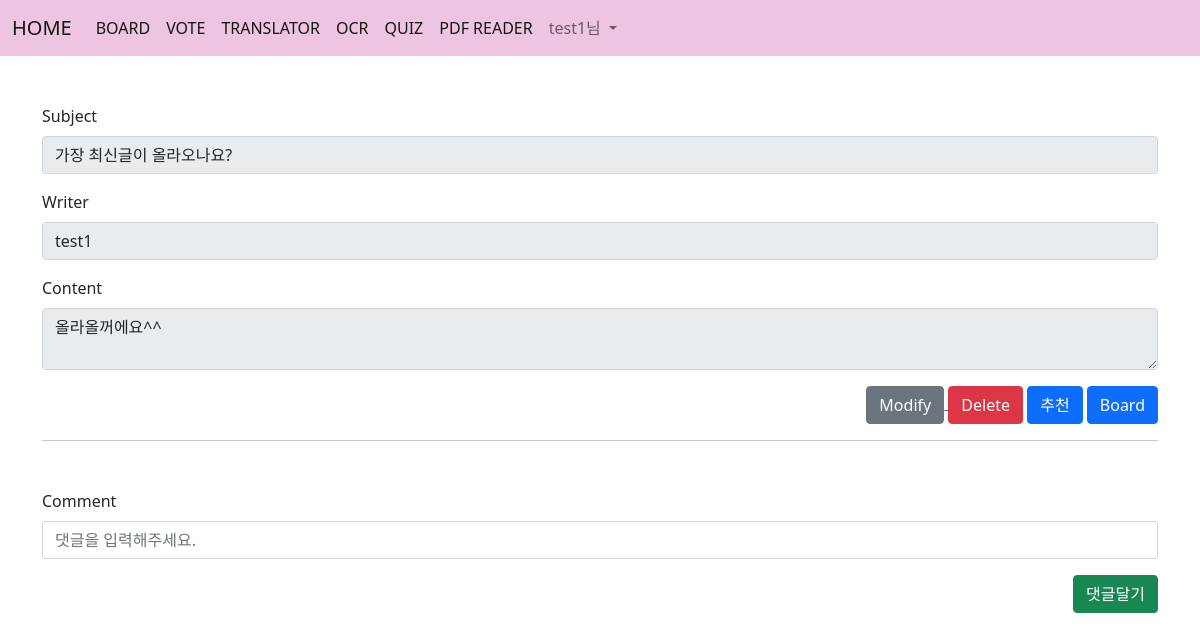
The page /board/detail/8 (signed in) on the database its author committed.
### acc/models.py (models this page shows)
class User(AbstractUser):
    userpic = models.ImageField(upload_to="usr/%y", blank=True) #블랭크가 마이그래이트 해도 오류없이 유저픽 나중에 넣게 해줌
    nickname = CharField(max_length=30, blank = True)
    comment = TextField(blank = True)
    point = IntegerField(default=0)
    pass #엡스트랙유저의 속성만 상속받아옴 다른일은 안일어남

### board/models.py (models this page shows, shortened)
class Board(models.Model):
    subject = CharField(max_length=50)
    writer = CharField(max_length=30)
    content = TextField()
    likey = IntegerField(default=0)
    up = ManyToManyField(User)  # 좋아요한 게시글 지운다고 유저 삭제 안됨 그러니 n:n
    c_time = models.DateTimeField()

### board/views.py (the view)
# urls.py: path('detail/<num>', views.detail, name="detail" ),
def detail(request, num):
    try:
        b = Board.objects.get(id=num)
        r = b.reply_set.all() #리플 다 갖고오겠따
        context = {
            'con': b,
            'rep': r,
        }
    except:
        return render(request, "error/notfound.html")
    return render(request, "board/detail.html", context)

### template/board/detail.html (shortened to what this page needs)
{% extends 'base.html' %}
{% block content %}
<div class="container mt-5">
    <div class="mb-3 mt-5">
        <label class="form-label">Subject</label>
        <input type="text" value="{{con.subject}}" disabled class="form-control" id="exampleInputEmail1" aria-describedby="emailHelp">
    </div>
    <div class="mb-3 ">
        <label class="form-label">Writer</label>
        <input type="text" value="{{con.writer}}" disabled class="form-control" id="exampleInputPassword1">
    </div>
    <div class="mb-3 ">
        <label class="form-label">Content</label>
        <textarea disabled class="form-control" disabled>{{con.content}}</textarea>
    </div>
    <div class="text-end">
        {% if request.user.username == con.writer %}
        <a href="{% url 'board:update' con.id %}">
        <button type="button" class="btn btn-secondary">Modify</button>
        </a>
        <button type="button" class="btn btn-danger" data-bs-toggle="modal" data-bs-target="#exampleModal">
            Delete
        </button>
        {%endif%}
        {% if user in con.up.all %}
        <a href="{% url 'board:cancel' con.id %}" class="btn btn-danger">추천취소</a>
        {%else%}
        <a href="{% url 'board:up' con.id %}" class="btn btn-primary">추천</a>
        {%endif%}
        <a href="{% url 'board:index' %}">
            <button type="button" class="btn btn-primary">Board</button>
        </a>
    </div>
    <hr>
    <form method="POST" action="{% url 'board:create_reply' con.id %}">
    <div class="mb-3 mt-5">
        <label class="form-label">Comment</label>
        <input type="text" name="comment" placeholder="댓글을 입력해주세요." class="form-control" id="exampleInputEmail1" aria-describedby="emailHelp">
    </div>
    <div class="text-end">
        <button type="submit" class="btn btn-success">댓글달기</button>
    </div>
    </form>
</div>
{% endblock %}

### template/base.html (shortened to what this page needs)
<!doctype html>
<html lang="en">
<head>
    <link href="https://cdn.jsdelivr.net/npm/bootstrap@5.1.1/dist/css/bootstrap.min.css" rel="stylesheet">
</head>
<body>
    {% if user.is_authenticated %}
    <nav class="navbar navbar-expand-lg navbar-light" style="background-color: #e9b2d7be">
        <div class="container-fluid">
        <a class="navbar-brand" href="{% url 'acc:index' %}">HOME</a>
        <div class="collapse navbar-collapse" id="navbarNavDropdown">
            <ul class="navbar-nav">
            <li class="nav-item">
                <a class="nav-link active" aria-current="page" href="{% url 'board:index' %}">BOARD</a>
            </li>
            <li class="nav-item">
                <a class="nav-link active" aria-current="page" href="{% url 'vote:index' %}">VOTE</a>
            </li>
            <li class="nav-item">
                <a class="nav-link active" aria-current="page" href="{% url 'translator:index' %}">TRANSLATOR</a>
            </li>
            <li class="nav-item">
                <a class="nav-link active" aria-current="page" href="{% url 'ocr:index' %}">OCR</a>
            </li>
            <li class="nav-item">
                <a class="nav-link active" aria-current="page" href="{% url 'quiz:index' %}">QUIZ</a>
            </li>
            <li class="nav-item">
                <a class="nav-link active" aria-current="page" href="{% url 'pdf:index' %}">PDF READER</a>
            </li>
            <li class="nav-item dropdown">
                <a class="nav-link dropdown-toggle" href="#" id="navbarDropdown" role="button" data-bs-toggle="dropdown" aria-expanded="false">
                {{ user.username }}님
                </a>
            </li>
            </ul>
        </div>
        </div>
    </nav>
    {% block content %}
    {% endblock %}
    {%endif%}
</body>
</html>

### rows shown on the page
User: username "test1"
Board: subject "가장 최신글이 올라오나요?", writer "test1", content "올라올꺼에요^^"
